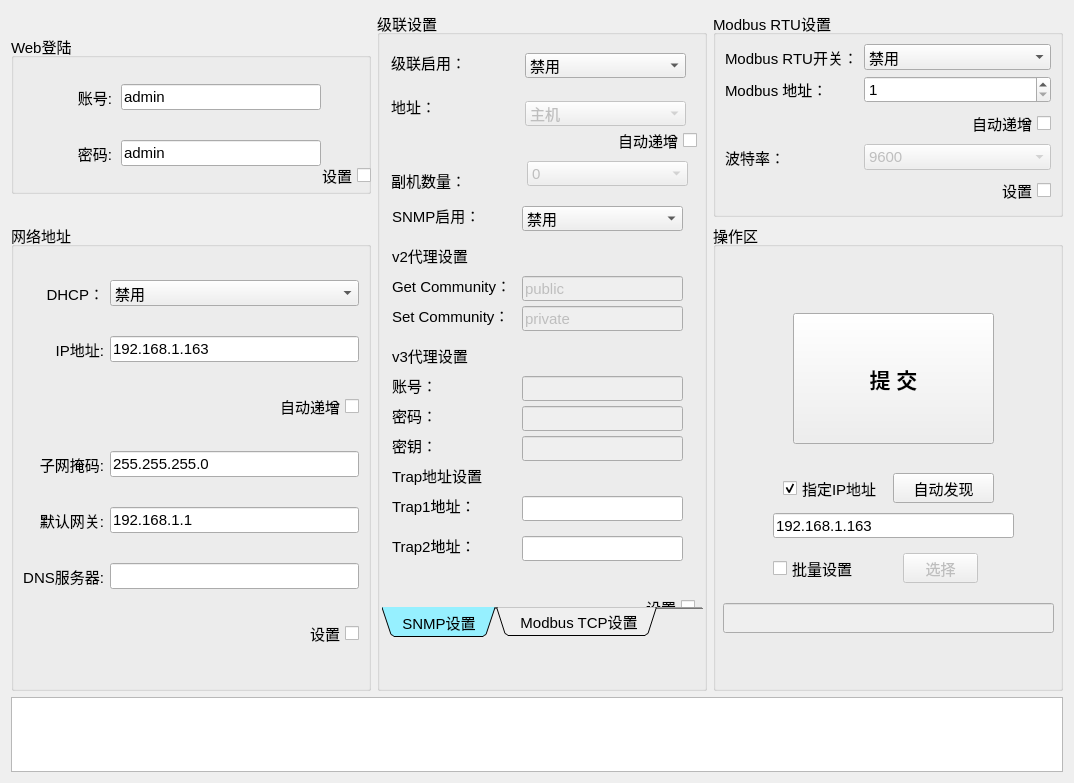
<?xml version="1.0" encoding="UTF-8"?>
<ui version="4.0">
 <class>Home_MainWid</class>
 <widget class="QWidget" name="Home_MainWid">
  <property name="geometry">
   <rect>
    <x>0</x>
    <y>0</y>
    <width>1074</width>
    <height>783</height>
   </rect>
  </property>
  <property name="font">
   <font>
    <pointsize>11</pointsize>
   </font>
  </property>
  <property name="windowTitle">
   <string>Form</string>
  </property>
  <layout class="QGridLayout" name="gridLayout">
   <item row="1" column="0">
    <widget class="QGroupBox" name="groupBox_4">
     <property name="title">
      <string>网络地址</string>
     </property>
     <layout class="QGridLayout" name="gridLayout_6">
      <item row="7" column="1">
       <widget class="QCheckBox" name="netcheckBox">
        <property name="layoutDirection">
         <enum>Qt::RightToLeft</enum>
        </property>
        <property name="text">
         <string>设置</string>
        </property>
        <property name="checked">
         <bool>false</bool>
        </property>
       </widget>
      </item>
      <item row="1" column="0">
       <widget class="QLabel" name="label_3">
        <property name="text">
         <string>DHCP：</string>
        </property>
        <property name="alignment">
         <set>Qt::AlignRight|Qt::AlignTrailing|Qt::AlignVCenter</set>
        </property>
       </widget>
      </item>
      <item row="4" column="0">
       <widget class="QLabel" name="label_2">
        <property name="text">
         <string>子网掩码:</string>
        </property>
        <property name="alignment">
         <set>Qt::AlignRight|Qt::AlignTrailing|Qt::AlignVCenter</set>
        </property>
       </widget>
      </item>
      <item row="2" column="0">
       <widget class="QLabel" name="label">
        <property name="text">
         <string>IP地址:</string>
        </property>
        <property name="alignment">
         <set>Qt::AlignRight|Qt::AlignTrailing|Qt::AlignVCenter</set>
        </property>
       </widget>
      </item>
      <item row="1" column="1">
       <widget class="QComboBox" name="dhcpBox">
        <item>
         <property name="text">
          <string>禁用</string>
         </property>
        </item>
        <item>
         <property name="text">
          <string>启用</string>
         </property>
        </item>
       </widget>
      </item>
      <item row="6" column="1">
       <widget class="QLineEdit" name="dnsEdit"/>
      </item>
      <item row="6" column="0">
       <widget class="QLabel" name="label_5">
        <property name="text">
         <string>DNS服务器:</string>
        </property>
        <property name="alignment">
         <set>Qt::AlignRight|Qt::AlignTrailing|Qt::AlignVCenter</set>
        </property>
       </widget>
      </item>
      <item row="4" column="1">
       <widget class="QLineEdit" name="maskEdit">
        <property name="text">
         <string>255.255.255.0</string>
        </property>
       </widget>
      </item>
      <item row="5" column="1">
       <widget class="QLineEdit" name="gwEdit">
        <property name="text">
         <string>192.168.1.1</string>
        </property>
       </widget>
      </item>
      <item row="2" column="1">
       <widget class="QLineEdit" name="ipEdit">
        <property name="text">
         <string>192.168.1.163</string>
        </property>
       </widget>
      </item>
      <item row="5" column="0">
       <widget class="QLabel" name="label_4">
        <property name="text">
         <string>默认网关:</string>
        </property>
        <property name="alignment">
         <set>Qt::AlignRight|Qt::AlignTrailing|Qt::AlignVCenter</set>
        </property>
       </widget>
      </item>
      <item row="3" column="1">
       <widget class="QCheckBox" name="ipcheckBox">
        <property name="layoutDirection">
         <enum>Qt::RightToLeft</enum>
        </property>
        <property name="text">
         <string>自动递增</string>
        </property>
       </widget>
      </item>
     </layout>
    </widget>
   </item>
   <item row="0" column="2">
    <widget class="QGroupBox" name="groupBox_3">
     <property name="minimumSize">
      <size>
       <width>300</width>
       <height>0</height>
      </size>
     </property>
     <property name="title">
      <string>Modbus RTU设置</string>
     </property>
     <layout class="QGridLayout" name="gridLayout_2">
      <item row="3" column="0">
       <widget class="QLabel" name="label_24">
        <property name="text">
         <string>波特率：</string>
        </property>
       </widget>
      </item>
      <item row="1" column="0">
       <widget class="QLabel" name="label_23">
        <property name="text">
         <string>Modbus 地址：</string>
        </property>
       </widget>
      </item>
      <item row="4" column="2">
       <widget class="QCheckBox" name="rtucheckBox">
        <property name="layoutDirection">
         <enum>Qt::RightToLeft</enum>
        </property>
        <property name="text">
         <string>设置</string>
        </property>
        <property name="checked">
         <bool>false</bool>
        </property>
       </widget>
      </item>
      <item row="0" column="0">
       <widget class="QLabel" name="label_22">
        <property name="text">
         <string>Modbus RTU开关：</string>
        </property>
       </widget>
      </item>
      <item row="0" column="1" colspan="2">
       <widget class="QComboBox" name="rtuBox">
        <item>
         <property name="text">
          <string>禁用</string>
         </property>
        </item>
        <item>
         <property name="text">
          <string>启用</string>
         </property>
        </item>
       </widget>
      </item>
      <item row="3" column="1" colspan="2">
       <widget class="QComboBox" name="rtubaudBox">
        <property name="enabled">
         <bool>false</bool>
        </property>
        <item>
         <property name="text">
          <string>9600</string>
         </property>
        </item>
        <item>
         <property name="text">
          <string>19200</string>
         </property>
        </item>
        <item>
         <property name="text">
          <string>38400</string>
         </property>
        </item>
        <item>
         <property name="text">
          <string>57600</string>
         </property>
        </item>
        <item>
         <property name="text">
          <string>115200</string>
         </property>
        </item>
       </widget>
      </item>
      <item row="2" column="2">
       <widget class="QCheckBox" name="rtu_addrcheckBox">
        <property name="layoutDirection">
         <enum>Qt::RightToLeft</enum>
        </property>
        <property name="text">
         <string>自动递增</string>
        </property>
       </widget>
      </item>
      <item row="1" column="1" colspan="2">
       <widget class="QSpinBox" name="rtu_addrspinBox">
        <property name="minimum">
         <number>1</number>
        </property>
       </widget>
      </item>
     </layout>
    </widget>
   </item>
   <item row="0" column="1" rowspan="2">
    <widget class="QGroupBox" name="groupBox_2">
     <property name="minimumSize">
      <size>
       <width>330</width>
       <height>0</height>
      </size>
     </property>
     <property name="title">
      <string>级联设置</string>
     </property>
     <widget class="QComboBox" name="comboBox">
      <property name="enabled">
       <bool>false</bool>
      </property>
      <property name="geometry">
       <rect>
        <x>150</x>
        <y>150</y>
        <width>161</width>
        <height>25</height>
       </rect>
      </property>
      <item>
       <property name="text">
        <string>0</string>
       </property>
      </item>
      <item>
       <property name="text">
        <string>1</string>
       </property>
      </item>
      <item>
       <property name="text">
        <string>2</string>
       </property>
      </item>
      <item>
       <property name="text">
        <string>3</string>
       </property>
      </item>
      <item>
       <property name="text">
        <string>4</string>
       </property>
      </item>
      <item>
       <property name="text">
        <string>5</string>
       </property>
      </item>
      <item>
       <property name="text">
        <string>6</string>
       </property>
      </item>
      <item>
       <property name="text">
        <string>7</string>
       </property>
      </item>
      <item>
       <property name="text">
        <string>8</string>
       </property>
      </item>
      <item>
       <property name="text">
        <string>9</string>
       </property>
      </item>
     </widget>
     <widget class="QLabel" name="label_16">
      <property name="geometry">
       <rect>
        <x>10</x>
        <y>42</y>
        <width>83</width>
        <height>19</height>
       </rect>
      </property>
      <property name="text">
       <string> 级联启用：</string>
      </property>
      <property name="alignment">
       <set>Qt::AlignLeading|Qt::AlignLeft|Qt::AlignVCenter</set>
      </property>
     </widget>
     <widget class="QLabel" name="label_17">
      <property name="geometry">
       <rect>
        <x>10</x>
        <y>86</y>
        <width>53</width>
        <height>19</height>
       </rect>
      </property>
      <property name="text">
       <string> 地址：</string>
      </property>
      <property name="alignment">
       <set>Qt::AlignLeading|Qt::AlignLeft|Qt::AlignVCenter</set>
      </property>
     </widget>
     <widget class="QComboBox" name="addrBox">
      <property name="enabled">
       <bool>false</bool>
      </property>
      <property name="geometry">
       <rect>
        <x>148</x>
        <y>90</y>
        <width>161</width>
        <height>25</height>
       </rect>
      </property>
      <item>
       <property name="text">
        <string>主机</string>
       </property>
      </item>
      <item>
       <property name="text">
        <string>副机1</string>
       </property>
      </item>
      <item>
       <property name="text">
        <string>副机2</string>
       </property>
      </item>
      <item>
       <property name="text">
        <string>副机3</string>
       </property>
      </item>
      <item>
       <property name="text">
        <string>副机4</string>
       </property>
      </item>
      <item>
       <property name="text">
        <string>副机5</string>
       </property>
      </item>
      <item>
       <property name="text">
        <string>副机6</string>
       </property>
      </item>
      <item>
       <property name="text">
        <string>副机7</string>
       </property>
      </item>
      <item>
       <property name="text">
        <string>副机8</string>
       </property>
      </item>
      <item>
       <property name="text">
        <string>副机9</string>
       </property>
      </item>
     </widget>
     <widget class="QLabel" name="label_20">
      <property name="geometry">
       <rect>
        <x>10</x>
        <y>160</y>
        <width>83</width>
        <height>19</height>
       </rect>
      </property>
      <property name="text">
       <string> 副机数量：</string>
      </property>
     </widget>
     <widget class="QComboBox" name="modeBox">
      <property name="geometry">
       <rect>
        <x>148</x>
        <y>42</y>
        <width>161</width>
        <height>25</height>
       </rect>
      </property>
      <property name="currentIndex">
       <number>0</number>
      </property>
      <item>
       <property name="text">
        <string>禁用</string>
       </property>
      </item>
      <item>
       <property name="text">
        <string>启用</string>
       </property>
      </item>
     </widget>
     <widget class="QTabWidget" name="tabWidget">
      <property name="geometry">
       <rect>
        <x>5</x>
        <y>185</y>
        <width>321</width>
        <height>441</height>
       </rect>
      </property>
      <property name="maximumSize">
       <size>
        <width>800</width>
        <height>480</height>
       </size>
      </property>
      <property name="font">
       <font>
        <pointsize>11</pointsize>
       </font>
      </property>
      <property name="styleSheet">
       <string notr="true">QTabBar::tab{
	font: 11pt &quot;Microsoft YaHei UI&quot;;
	background-color:rgb(150, 240, 255);
	color:rgb(0,0,0);
}
QTabBar::tab:selected{  //选中后的变化
	background-color:white;
	color:rgb(0,0,0);
}</string>
      </property>
      <property name="tabPosition">
       <enum>QTabWidget::South</enum>
      </property>
      <property name="tabShape">
       <enum>QTabWidget::Triangular</enum>
      </property>
      <property name="currentIndex">
       <number>0</number>
      </property>
      <property name="iconSize">
       <size>
        <width>10</width>
        <height>16</height>
       </size>
      </property>
      <property name="elideMode">
       <enum>Qt::ElideNone</enum>
      </property>
      <property name="usesScrollButtons">
       <bool>true</bool>
      </property>
      <property name="documentMode">
       <bool>true</bool>
      </property>
      <property name="tabsClosable">
       <bool>false</bool>
      </property>
      <property name="movable">
       <bool>false</bool>
      </property>
      <property name="tabBarAutoHide">
       <bool>false</bool>
      </property>
      <widget class="QWidget" name="tab_6">
       <attribute name="title">
        <string>  SNMP设置  </string>
       </attribute>
       <widget class="QLabel" name="label_28">
        <property name="geometry">
         <rect>
          <x>10</x>
          <y>10</y>
          <width>90</width>
          <height>19</height>
         </rect>
        </property>
        <property name="font">
         <font>
          <pointsize>11</pointsize>
         </font>
        </property>
        <property name="text">
         <string>SNMP启用：</string>
        </property>
       </widget>
       <widget class="QComboBox" name="snmpBox">
        <property name="geometry">
         <rect>
          <x>140</x>
          <y>10</y>
          <width>161</width>
          <height>25</height>
         </rect>
        </property>
        <property name="font">
         <font>
          <pointsize>11</pointsize>
         </font>
        </property>
        <property name="minimumContentsLength">
         <number>0</number>
        </property>
        <property name="iconSize">
         <size>
          <width>16</width>
          <height>16</height>
         </size>
        </property>
        <item>
         <property name="text">
          <string>禁用</string>
         </property>
        </item>
        <item>
         <property name="text">
          <string>启用v2</string>
         </property>
        </item>
        <item>
         <property name="text">
          <string>启用v3</string>
         </property>
        </item>
       </widget>
       <widget class="QLabel" name="label_41">
        <property name="geometry">
         <rect>
          <x>10</x>
          <y>50</y>
          <width>77</width>
          <height>19</height>
         </rect>
        </property>
        <property name="font">
         <font>
          <pointsize>11</pointsize>
         </font>
        </property>
        <property name="text">
         <string>v2代理设置</string>
        </property>
       </widget>
       <widget class="QLabel" name="label_42">
        <property name="geometry">
         <rect>
          <x>10</x>
          <y>80</y>
          <width>129</width>
          <height>19</height>
         </rect>
        </property>
        <property name="font">
         <font>
          <pointsize>11</pointsize>
         </font>
        </property>
        <property name="text">
         <string>Get Community：</string>
        </property>
       </widget>
       <widget class="QLineEdit" name="v2_getEdit">
        <property name="enabled">
         <bool>false</bool>
        </property>
        <property name="geometry">
         <rect>
          <x>140</x>
          <y>80</y>
          <width>161</width>
          <height>25</height>
         </rect>
        </property>
        <property name="font">
         <font>
          <pointsize>11</pointsize>
         </font>
        </property>
        <property name="text">
         <string>public</string>
        </property>
       </widget>
       <widget class="QLabel" name="label_43">
        <property name="geometry">
         <rect>
          <x>10</x>
          <y>110</y>
          <width>127</width>
          <height>19</height>
         </rect>
        </property>
        <property name="font">
         <font>
          <pointsize>11</pointsize>
         </font>
        </property>
        <property name="text">
         <string>Set Community：</string>
        </property>
       </widget>
       <widget class="QLineEdit" name="v2_setEdit">
        <property name="enabled">
         <bool>false</bool>
        </property>
        <property name="geometry">
         <rect>
          <x>140</x>
          <y>110</y>
          <width>161</width>
          <height>25</height>
         </rect>
        </property>
        <property name="font">
         <font>
          <pointsize>11</pointsize>
         </font>
        </property>
        <property name="text">
         <string>private</string>
        </property>
       </widget>
       <widget class="QLabel" name="label_44">
        <property name="geometry">
         <rect>
          <x>10</x>
          <y>150</y>
          <width>77</width>
          <height>19</height>
         </rect>
        </property>
        <property name="font">
         <font>
          <pointsize>11</pointsize>
         </font>
        </property>
        <property name="text">
         <string>v3代理设置</string>
        </property>
       </widget>
       <widget class="QLabel" name="label_45">
        <property name="geometry">
         <rect>
          <x>10</x>
          <y>180</y>
          <width>45</width>
          <height>19</height>
         </rect>
        </property>
        <property name="font">
         <font>
          <pointsize>11</pointsize>
         </font>
        </property>
        <property name="text">
         <string>账号：</string>
        </property>
       </widget>
       <widget class="QLineEdit" name="v3_Edit">
        <property name="enabled">
         <bool>false</bool>
        </property>
        <property name="geometry">
         <rect>
          <x>140</x>
          <y>180</y>
          <width>161</width>
          <height>25</height>
         </rect>
        </property>
        <property name="font">
         <font>
          <pointsize>11</pointsize>
         </font>
        </property>
        <property name="text">
         <string/>
        </property>
       </widget>
       <widget class="QLabel" name="label_46">
        <property name="geometry">
         <rect>
          <x>10</x>
          <y>210</y>
          <width>45</width>
          <height>19</height>
         </rect>
        </property>
        <property name="font">
         <font>
          <pointsize>11</pointsize>
         </font>
        </property>
        <property name="text">
         <string>密码：</string>
        </property>
       </widget>
       <widget class="QLineEdit" name="v3_pwdEdit">
        <property name="enabled">
         <bool>false</bool>
        </property>
        <property name="geometry">
         <rect>
          <x>140</x>
          <y>210</y>
          <width>161</width>
          <height>25</height>
         </rect>
        </property>
        <property name="font">
         <font>
          <pointsize>11</pointsize>
         </font>
        </property>
        <property name="text">
         <string/>
        </property>
       </widget>
       <widget class="QLabel" name="label_47">
        <property name="geometry">
         <rect>
          <x>10</x>
          <y>240</y>
          <width>45</width>
          <height>19</height>
         </rect>
        </property>
        <property name="font">
         <font>
          <pointsize>11</pointsize>
         </font>
        </property>
        <property name="text">
         <string>密钥：</string>
        </property>
       </widget>
       <widget class="QLineEdit" name="v3_keyEdit">
        <property name="enabled">
         <bool>false</bool>
        </property>
        <property name="geometry">
         <rect>
          <x>140</x>
          <y>240</y>
          <width>161</width>
          <height>25</height>
         </rect>
        </property>
        <property name="font">
         <font>
          <pointsize>11</pointsize>
         </font>
        </property>
        <property name="text">
         <string/>
        </property>
       </widget>
       <widget class="QLabel" name="label_48">
        <property name="geometry">
         <rect>
          <x>10</x>
          <y>270</y>
          <width>91</width>
          <height>19</height>
         </rect>
        </property>
        <property name="font">
         <font>
          <pointsize>11</pointsize>
         </font>
        </property>
        <property name="text">
         <string>Trap地址设置</string>
        </property>
       </widget>
       <widget class="QLabel" name="label_49">
        <property name="geometry">
         <rect>
          <x>10</x>
          <y>300</y>
          <width>85</width>
          <height>19</height>
         </rect>
        </property>
        <property name="font">
         <font>
          <pointsize>11</pointsize>
         </font>
        </property>
        <property name="text">
         <string>Trap1地址：</string>
        </property>
       </widget>
       <widget class="QLineEdit" name="trap1Edit">
        <property name="geometry">
         <rect>
          <x>140</x>
          <y>300</y>
          <width>161</width>
          <height>25</height>
         </rect>
        </property>
        <property name="font">
         <font>
          <pointsize>11</pointsize>
         </font>
        </property>
        <property name="text">
         <string/>
        </property>
       </widget>
       <widget class="QLabel" name="label_50">
        <property name="geometry">
         <rect>
          <x>10</x>
          <y>340</y>
          <width>85</width>
          <height>19</height>
         </rect>
        </property>
        <property name="font">
         <font>
          <pointsize>11</pointsize>
         </font>
        </property>
        <property name="text">
         <string>Trap2地址：</string>
        </property>
       </widget>
       <widget class="QLineEdit" name="trap2Edit">
        <property name="geometry">
         <rect>
          <x>140</x>
          <y>340</y>
          <width>161</width>
          <height>25</height>
         </rect>
        </property>
        <property name="font">
         <font>
          <pointsize>11</pointsize>
         </font>
        </property>
        <property name="text">
         <string/>
        </property>
       </widget>
       <widget class="QCheckBox" name="snmpcheckBox">
        <property name="geometry">
         <rect>
          <x>260</x>
          <y>400</y>
          <width>53</width>
          <height>23</height>
         </rect>
        </property>
        <property name="font">
         <font>
          <pointsize>11</pointsize>
         </font>
        </property>
        <property name="layoutDirection">
         <enum>Qt::RightToLeft</enum>
        </property>
        <property name="text">
         <string>设置</string>
        </property>
        <property name="checkable">
         <bool>true</bool>
        </property>
        <property name="checked">
         <bool>false</bool>
        </property>
       </widget>
      </widget>
      <widget class="QWidget" name="tab_5">
       <property name="mouseTracking">
        <bool>false</bool>
       </property>
       <property name="tabletTracking">
        <bool>false</bool>
       </property>
       <property name="acceptDrops">
        <bool>false</bool>
       </property>
       <property name="autoFillBackground">
        <bool>false</bool>
       </property>
       <attribute name="title">
        <string>   Modbus TCP设置  </string>
       </attribute>
       <widget class="QLabel" name="label_26">
        <property name="geometry">
         <rect>
          <x>10</x>
          <y>30</y>
          <width>138</width>
          <height>19</height>
         </rect>
        </property>
        <property name="font">
         <font>
          <pointsize>11</pointsize>
         </font>
        </property>
        <property name="text">
         <string>Modbus TCP开关：</string>
        </property>
       </widget>
       <widget class="QLabel" name="label_27">
        <property name="geometry">
         <rect>
          <x>10</x>
          <y>80</y>
          <width>125</width>
          <height>19</height>
         </rect>
        </property>
        <property name="font">
         <font>
          <pointsize>11</pointsize>
         </font>
        </property>
        <property name="text">
         <string>Modbus 端口号：</string>
        </property>
       </widget>
       <widget class="QLineEdit" name="tcpportEdit">
        <property name="enabled">
         <bool>false</bool>
        </property>
        <property name="geometry">
         <rect>
          <x>142</x>
          <y>78</y>
          <width>161</width>
          <height>25</height>
         </rect>
        </property>
        <property name="font">
         <font>
          <pointsize>11</pointsize>
         </font>
        </property>
        <property name="text">
         <string>502</string>
        </property>
       </widget>
       <widget class="QComboBox" name="tcpBox">
        <property name="geometry">
         <rect>
          <x>142</x>
          <y>28</y>
          <width>161</width>
          <height>25</height>
         </rect>
        </property>
        <property name="font">
         <font>
          <pointsize>11</pointsize>
         </font>
        </property>
        <item>
         <property name="text">
          <string>禁用</string>
         </property>
        </item>
        <item>
         <property name="text">
          <string>启用</string>
         </property>
        </item>
       </widget>
       <widget class="QCheckBox" name="tcpcheckBox">
        <property name="geometry">
         <rect>
          <x>260</x>
          <y>160</y>
          <width>53</width>
          <height>23</height>
         </rect>
        </property>
        <property name="font">
         <font>
          <pointsize>11</pointsize>
         </font>
        </property>
        <property name="layoutDirection">
         <enum>Qt::RightToLeft</enum>
        </property>
        <property name="text">
         <string>设置</string>
        </property>
        <property name="checked">
         <bool>false</bool>
        </property>
       </widget>
      </widget>
     </widget>
     <widget class="QCheckBox" name="cascheckBox">
      <property name="geometry">
       <rect>
        <x>240</x>
        <y>120</y>
        <width>80</width>
        <height>19</height>
       </rect>
      </property>
      <property name="layoutDirection">
       <enum>Qt::RightToLeft</enum>
      </property>
      <property name="text">
       <string>自动递增</string>
      </property>
     </widget>
    </widget>
   </item>
   <item row="0" column="0">
    <widget class="QGroupBox" name="groupBox_1">
     <property name="enabled">
      <bool>true</bool>
     </property>
     <property name="minimumSize">
      <size>
       <width>360</width>
       <height>0</height>
      </size>
     </property>
     <property name="maximumSize">
      <size>
       <width>16777215</width>
       <height>160</height>
      </size>
     </property>
     <property name="title">
      <string>Web登陆</string>
     </property>
     <property name="checkable">
      <bool>false</bool>
     </property>
     <widget class="QLineEdit" name="pwdEdit">
      <property name="geometry">
       <rect>
        <x>110</x>
        <y>106</y>
        <width>200</width>
        <height>26</height>
       </rect>
      </property>
      <property name="maximumSize">
       <size>
        <width>200</width>
        <height>16777215</height>
       </size>
      </property>
      <property name="text">
       <string>admin</string>
      </property>
     </widget>
     <widget class="QLabel" name="label_8">
      <property name="geometry">
       <rect>
        <x>50</x>
        <y>106</y>
        <width>51</width>
        <height>26</height>
       </rect>
      </property>
      <property name="text">
       <string>密码:</string>
      </property>
      <property name="alignment">
       <set>Qt::AlignRight|Qt::AlignTrailing|Qt::AlignVCenter</set>
      </property>
     </widget>
     <widget class="QLabel" name="label_9">
      <property name="geometry">
       <rect>
        <x>50</x>
        <y>50</y>
        <width>51</width>
        <height>26</height>
       </rect>
      </property>
      <property name="text">
       <string>账号:</string>
      </property>
      <property name="alignment">
       <set>Qt::AlignRight|Qt::AlignTrailing|Qt::AlignVCenter</set>
      </property>
     </widget>
     <widget class="QLineEdit" name="usrEdit">
      <property name="geometry">
       <rect>
        <x>110</x>
        <y>50</y>
        <width>200</width>
        <height>26</height>
       </rect>
      </property>
      <property name="maximumSize">
       <size>
        <width>200</width>
        <height>16777215</height>
       </size>
      </property>
      <property name="text">
       <string>admin</string>
      </property>
     </widget>
     <widget class="QCheckBox" name="webCheckBox">
      <property name="geometry">
       <rect>
        <x>0</x>
        <y>130</y>
        <width>360</width>
        <height>23</height>
       </rect>
      </property>
      <property name="layoutDirection">
       <enum>Qt::RightToLeft</enum>
      </property>
      <property name="text">
       <string>设置</string>
      </property>
      <property name="checked">
       <bool>false</bool>
      </property>
     </widget>
    </widget>
   </item>
   <item row="1" column="2">
    <widget class="QGroupBox" name="groupBox_6">
     <property name="sizePolicy">
      <sizepolicy hsizetype="Expanding" vsizetype="Preferred">
       <horstretch>0</horstretch>
       <verstretch>0</verstretch>
      </sizepolicy>
     </property>
     <property name="title">
      <string>操作区</string>
     </property>
     <widget class="QPushButton" name="startBtn">
      <property name="geometry">
       <rect>
        <x>80</x>
        <y>90</y>
        <width>201</width>
        <height>131</height>
       </rect>
      </property>
      <property name="font">
       <font>
        <pointsize>16</pointsize>
        <bold>true</bold>
       </font>
      </property>
      <property name="text">
       <string>提 交</string>
      </property>
     </widget>
     <widget class="QPushButton" name="findBtn">
      <property name="geometry">
       <rect>
        <x>180</x>
        <y>250</y>
        <width>101</width>
        <height>30</height>
       </rect>
      </property>
      <property name="minimumSize">
       <size>
        <width>0</width>
        <height>30</height>
       </size>
      </property>
      <property name="text">
       <string>自动发现</string>
      </property>
     </widget>
     <widget class="QCheckBox" name="checkBox">
      <property name="geometry">
       <rect>
        <x>70</x>
        <y>250</y>
        <width>101</width>
        <height>30</height>
       </rect>
      </property>
      <property name="layoutDirection">
       <enum>Qt::LeftToRight</enum>
      </property>
      <property name="text">
       <string>指定IP地址</string>
      </property>
      <property name="checked">
       <bool>true</bool>
      </property>
     </widget>
     <widget class="QLineEdit" name="dstEdit">
      <property name="enabled">
       <bool>true</bool>
      </property>
      <property name="geometry">
       <rect>
        <x>60</x>
        <y>290</y>
        <width>241</width>
        <height>25</height>
       </rect>
      </property>
      <property name="text">
       <string>192.168.1.163</string>
      </property>
     </widget>
     <widget class="QCheckBox" name="batchCheck">
      <property name="geometry">
       <rect>
        <x>60</x>
        <y>330</y>
        <width>91</width>
        <height>30</height>
       </rect>
      </property>
      <property name="text">
       <string>批量设置</string>
      </property>
     </widget>
     <widget class="QPushButton" name="selectBtn">
      <property name="enabled">
       <bool>false</bool>
      </property>
      <property name="geometry">
       <rect>
        <x>190</x>
        <y>330</y>
        <width>75</width>
        <height>30</height>
       </rect>
      </property>
      <property name="text">
       <string>选择</string>
      </property>
     </widget>
     <widget class="QLineEdit" name="pathEdit">
      <property name="enabled">
       <bool>false</bool>
      </property>
      <property name="geometry">
       <rect>
        <x>10</x>
        <y>380</y>
        <width>331</width>
        <height>30</height>
       </rect>
      </property>
     </widget>
    </widget>
   </item>
   <item row="2" column="0" colspan="3">
    <widget class="QPlainTextEdit" name="textEdit">
     <property name="maximumSize">
      <size>
       <width>16777215</width>
       <height>75</height>
      </size>
     </property>
     <property name="readOnly">
      <bool>true</bool>
     </property>
    </widget>
   </item>
  </layout>
 </widget>
 <resources/>
 <connections/>
</ui>
